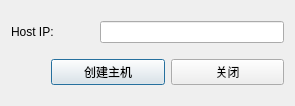
<?xml version="1.0" encoding="UTF-8"?>
<ui version="4.0">
 <class>DialogCreateHost</class>
 <widget class="QDialog" name="DialogCreateHost">
  <property name="geometry">
   <rect>
    <x>0</x>
    <y>0</y>
    <width>295</width>
    <height>106</height>
   </rect>
  </property>
  <property name="windowTitle">
   <string>Dialog</string>
  </property>
  <layout class="QVBoxLayout" name="verticalLayout">
   <item>
    <layout class="QHBoxLayout" name="horizontalLayout">
     <item>
      <widget class="QLabel" name="label">
       <property name="text">
        <string>Host IP:</string>
       </property>
      </widget>
     </item>
     <item>
      <spacer name="horizontalSpacer">
       <property name="orientation">
        <enum>Qt::Horizontal</enum>
       </property>
       <property name="sizeType">
        <enum>QSizePolicy::Preferred</enum>
       </property>
       <property name="sizeHint" stdset="0">
        <size>
         <width>40</width>
         <height>20</height>
        </size>
       </property>
      </spacer>
     </item>
     <item>
      <widget class="QLineEdit" name="lineEdit"/>
     </item>
    </layout>
   </item>
   <item>
    <layout class="QHBoxLayout" name="horizontalLayout_2">
     <item>
      <spacer name="horizontalSpacer_2">
       <property name="orientation">
        <enum>Qt::Horizontal</enum>
       </property>
       <property name="sizeType">
        <enum>QSizePolicy::Minimum</enum>
       </property>
       <property name="sizeHint" stdset="0">
        <size>
         <width>40</width>
         <height>20</height>
        </size>
       </property>
      </spacer>
     </item>
     <item>
      <widget class="QPushButton" name="pushButtonStart">
       <property name="text">
        <string>创建主机</string>
       </property>
      </widget>
     </item>
     <item>
      <widget class="QPushButton" name="pushButtonClose">
       <property name="text">
        <string>关闭</string>
       </property>
      </widget>
     </item>
    </layout>
   </item>
  </layout>
 </widget>
 <resources/>
 <connections/>
</ui>
